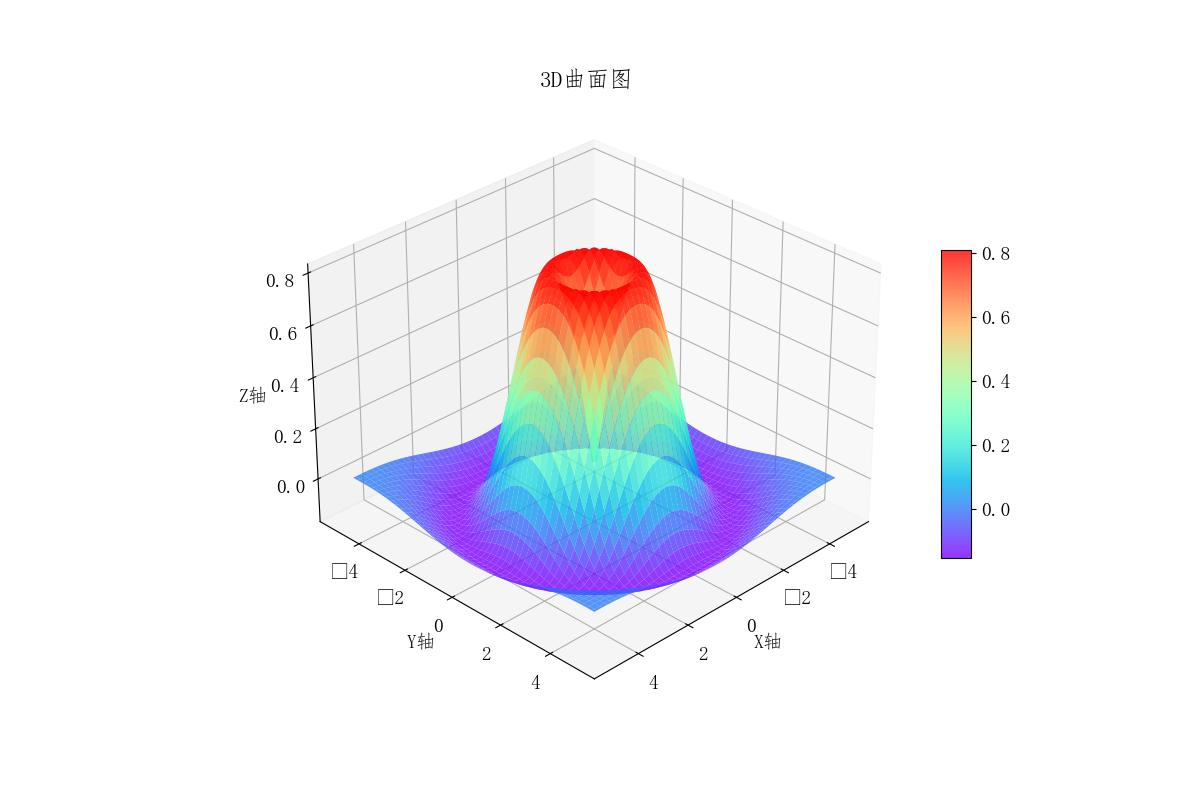

Generate this figure with Python:
#!/usr/bin/env python3
# -*- coding: utf-8 -*-
# @Time: 2025/6/26 14:46
# @Author: ms169
import numpy as np
import matplotlib.pyplot as plt
import matplotlib

matplotlib.rcParams["font.family"] = "FangSong"  # 设置字体为仿宋
matplotlib.rcParams["font.size"] = 14  # 设置字体大小为14


def plot_3dsurf(X, Y, Z):
    # 生成画板，三维坐标系
    fig = plt.figure(figsize=(12, 8))
    ax = plt.axes(projection='3d')

    # 绘制曲面图，添加颜色条
    surf = ax.plot_surface(X, Y, Z, cmap="rainbow", alpha=0.8)
    cbar = fig.colorbar(surf, ax=ax, shrink=0.5, aspect=10)

    # 定义视角，仰角30度，方位角45度
    ax.view_init(elev=30, azim=45)

    # 添加标签、标题
    ax.set_xlabel("X轴")
    ax.set_ylabel("Y轴")
    ax.set_zlabel("Z轴")
    ax.set_title("3D曲面图")

    # 保存、显示图像
    plt.savefig("8-6.jpg")
    plt.show()


if __name__ == "__main__":
    # 生成x轴、y轴数据、网格坐标矩阵
    x = np.linspace(-5, 5, 100)
    y = np.linspace(-5, 5, 100)
    X, Y = np.meshgrid(x, y)

    # 计算z轴数据
    Z = np.sin(np.sqrt(X ** 2 + Y ** 2)) * np.exp(-0.1 * (X ** 2 + Y ** 2))

    plot_3dsurf(X, Y, Z)
